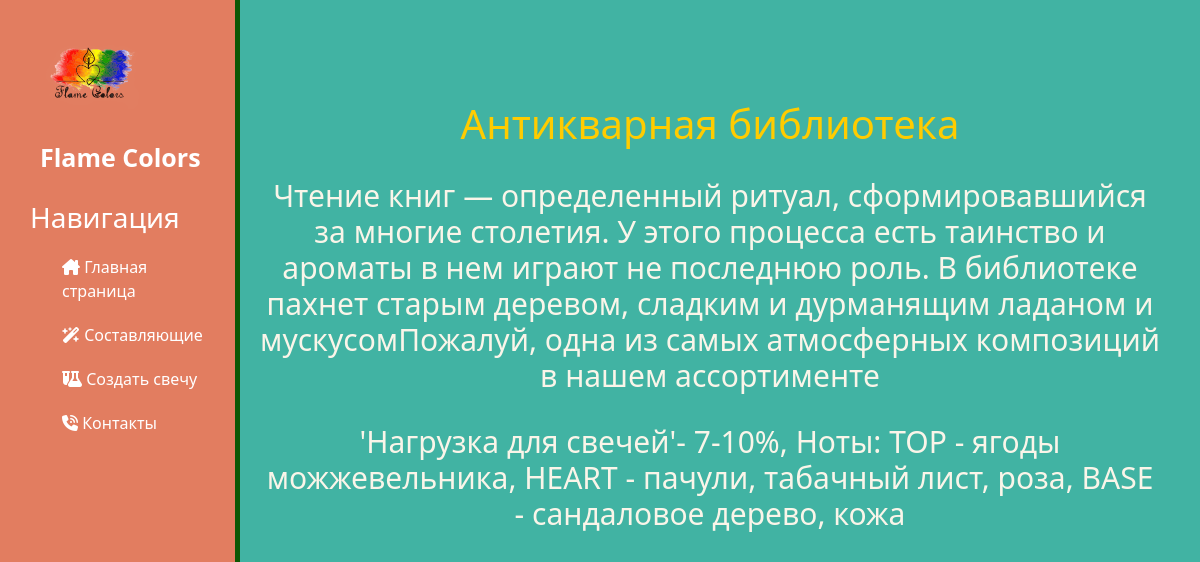
Page /178/antikvarnaya-biblioteka/ on the committed database.
### Svecha/models.py (models this page shows, shortened)
class Product(models.Model):
    ingredients = models.ForeignKey(Ingredients, related_name='ingredients', on_delete=models.CASCADE, verbose_name='Ингредиент')
    name = models.CharField(max_length=200, db_index=True, verbose_name='Наименование')
    slug = models.SlugField(max_length=200, db_index=True)
    image = models.ImageField(upload_to='products/%Y/%m/%d', blank=True, verbose_name='Фото')
    description = models.TextField(blank=True, verbose_name='Описание')
    primechanie = models.TextField(blank=True, verbose_name='Примечание')
    updated = models.DateTimeField(auto_now=True)
    class Meta:
        ordering = ('name',)
        index_together = (('id', 'slug'),)
        verbose_name = 'Составляющее'
        verbose_name_plural = 'Составляющие'

### Svecha/views.py (the view)
# urls.py: path('<int:id>/<slug:slug>/', views.product_detail, name='ingredients_detail'),
def product_detail(request, id, slug):
    product = get_object_or_404(Product, id=id, slug=slug)
    context = {'product': product}
    return render(request, 'ingredients/detail.html', context,)

### Svecha/templates/ingredients/detail.html (shortened to what this page needs)
{% extends "base_generic.html" %}
{% block content %}
<div class="features">
        <h2> {{ product.name }} </h2>
        <h3> {{ product.description }} </h3>
        <h3> {{ product.primechanie }} </h3>
</div>
{% endblock %}

### Svecha/static/css/styles.css (style rules this page uses)
body { background : #41B3A3; }
main .features { float: left; color: #fff; margin-top: 100px; margin-left: 20px; text-align: center; width: 75%; }
main .features h2 { font-size: 40px; color: #FFCC00; }
main .features h3 { font-size: 30px; color: #FAF5E9; margin-top: 30px; }

### rows in the picture
Product: name "Антикварная библиотека", description "Чтение книг — определенный ритуал, сформировавшийся за многие столетия. У этого процесса есть таинство и ароматы в нем играют не последнюю роль. В библиотеке пахнет старым деревом, сладким и дурманящим ладаном и мускусомПожалуй, одна из самых атмосферных композиций в нашем ассортименте", primechanie "'Нагрузка для свечей'- 7-10%, Ноты: TOP - ягоды можжевельника, HEART - пачули, табачный лист, роза, BASE - сандаловое дерево, кожа"
